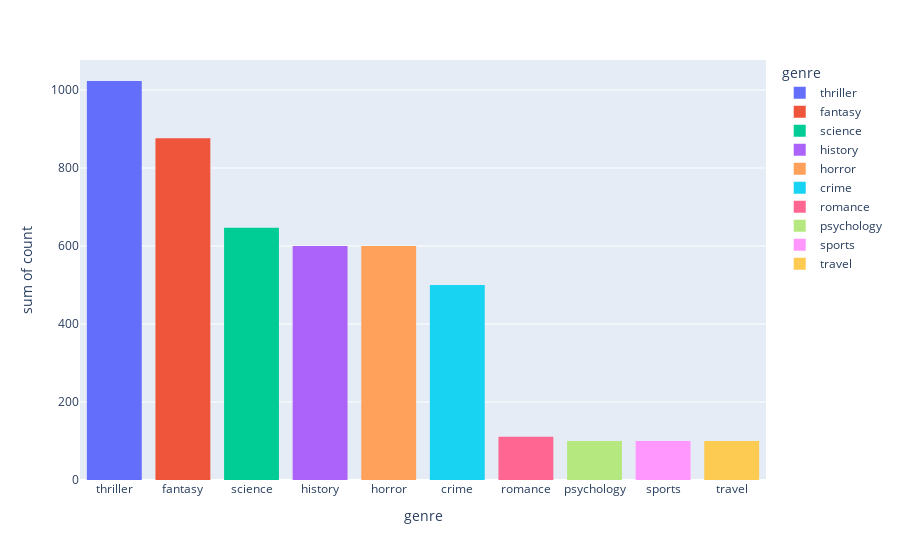

This figure's notebook cell:
### Code cell
genre_df = pd.DataFrame({'genre':['thriller','fantasy','science','history','horror','crime','romance',
                                'psychology','sports','travel'],'count':[1023,876,647,600,600,500,111,
                                                                        100,100,100]})
fig = px.histogram(genre_df,x = 'genre',y = 'count',color = 'genre')
fig.show()

### Figure 1 — Plotly figure (JSON) as saved in the notebook; plotly's stock layout.template omitted (floating-point values rounded to 4 significant figures)
{"data": [{"alignmentgroup": "True", "bingroup": "x", "histfunc": "sum", "hovertemplate": "genre=%{x}<br>sum of count=%{y}<extra></extra>", "legendgroup": "thriller", "marker": {"color": "#636efa", "pattern": {"shape": ""}}, "name": "thriller", "offsetgroup": "thriller", "orientation": "v", "showlegend": true, "type": "histogram", "x": ["thriller"], "xaxis": "x", "y": [1023], "yaxis": "y"}, {"alignmentgroup": "True", "bingroup": "x", "histfunc": "sum", "hovertemplate": "genre=%{x}<br>sum of count=%{y}<extra></extra>", "legendgroup": "fantasy", "marker": {"color": "#EF553B", "pattern": {"shape": ""}}, "name": "fantasy", "offsetgroup": "fantasy", "orientation": "v", "showlegend": true, "type": "histogram", "x": ["fantasy"], "xaxis": "x", "y": [876], "yaxis": "y"}, {"alignmentgroup": "True", "bingroup": "x", "histfunc": "sum", "hovertemplate": "genre=%{x}<br>sum of count=%{y}<extra></extra>", "legendgroup": "science", "marker": {"color": "#00cc96", "pattern": {"shape": ""}}, "name": "science", "offsetgroup": "science", "orientation": "v", "showlegend": true, "type": "histogram", "x": ["science"], "xaxis": "x", "y": [647], "yaxis": "y"}, {"alignmentgroup": "True", "bingroup": "x", "histfunc": "sum", "hovertemplate": "genre=%{x}<br>sum of count=%{y}<extra></extra>", "legendgroup": "history", "marker": {"color": "#ab63fa", "pattern": {"shape": ""}}, "name": "history", "offsetgroup": "history", "orientation": "v", "showlegend": true, "type": "histogram", "x": ["history"], "xaxis": "x", "y": [600], "yaxis": "y"}, {"alignmentgroup": "True", "bingroup": "x", "histfunc": "sum", "hovertemplate": "genre=%{x}<br>sum of count=%{y}<extra></extra>", "legendgroup": "horror", "marker": {"color": "#FFA15A", "pattern": {"shape": ""}}, "name": "horror", "offsetgroup": "horror", "orientation": "v", "showlegend": true, "type": "histogram", "x": ["horror"], "xaxis": "x", "y": [600], "yaxis": "y"}, {"alignmentgroup": "True", "bingroup": "x", "histfunc": "sum", "hovertemplate": "genre=%{x}<br>sum of count=%{y}<extra></extra>", "legendgroup": "crime", "marker": {"color": "#19d3f3", "pattern": {"shape": ""}}, "name": "crime", "offsetgroup": "crime", "orientation": "v", "showlegend": true, "type": "histogram", "x": ["crime"], "xaxis": "x", "y": [500], "yaxis": "y"}, {"alignmentgroup": "True", "bingroup": "x", "histfunc": "sum", "hovertemplate": "genre=%{x}<br>sum of count=%{y}<extra></extra>", "legendgroup": "romance", "marker": {"color": "#FF6692", "pattern": {"shape": ""}}, "name": "romance", "offsetgroup": "romance", "orientation": "v", "showlegend": true, "type": "histogram", "x": ["romance"], "xaxis": "x", "y": [111], "yaxis": "y"}, {"alignmentgroup": "True", "bingroup": "x", "histfunc": "sum", "hovertemplate": "genre=%{x}<br>sum of count=%{y}<extra></extra>", "legendgroup": "psychology", "marker": {"color": "#B6E880", "pattern": {"shape": ""}}, "name": "psychology", "offsetgroup": "psychology", "orientation": "v", "showlegend": true, "type": "histogram", "x": ["psychology"], "xaxis": "x", "y": [100], "yaxis": "y"}, {"alignmentgroup": "True", "bingroup": "x", "histfunc": "sum", "hovertemplate": "genre=%{x}<br>sum of count=%{y}<extra></extra>", "legendgroup": "sports", "marker": {"color": "#FF97FF", "pattern": {"shape": ""}}, "name": "sports", "offsetgroup": "sports", "orientation": "v", "showlegend": true, "type": "histogram", "x": ["sports"], "xaxis": "x", "y": [100], "yaxis": "y"}, {"alignmentgroup": "True", "bingroup": "x", "histfunc": "sum", "hovertemplate": "genre=%{x}<br>sum of count=%{y}<extra></extra>", "legendgroup": "travel", "marker": {"color": "#FECB52", "pattern": {"shape": ""}}, "name": "travel", "offsetgroup": "travel", "orientation": "v", "showlegend": true, "type": "histogram", "x": ["travel"], "xaxis": "x", "y": [100], "yaxis": "y"}], "layout": {"autosize": true, "barmode": "relative", "legend": {"title": {"text": "genre"}, "tracegroupgap": 0}, "margin": {"t": 60}, "xaxis": {"anchor": "y", "autorange": true, "categoryarray": ["thriller", "fantasy", "science", "history", "horror", "crime", "romance", "psychology", "sports", "travel"], "categoryorder": "array", "domain": [0, 1], "range": [-0.5, 9.5], "title": {"text": "genre"}, "type": "category"}, "yaxis": {"anchor": "x", "autorange": true, "domain": [0, 1], "range": [0, 1077.0], "title": {"text": "sum of count"}, "type": "linear"}}}
